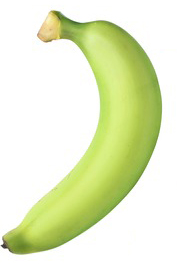
#> input picture 2.2/vision/wacharin/Image for Testing/green.jpg, 177 x 266 px
$ python gray2binary.py
#> lines starting #> are read from the running program, lines starting #| are printed output that depends on the picture; after the words box and inside, x2 and y2 are one past the last pixel; in counts of white or black regions, pixels touching at a corner belong together
import numpy as np
import cv2
from matplotlib import pyplot as plt

print("My ID is:4010323")
img = cv2.imread("Image for Testing/green.jpg")
#> img is the input picture: shape (266, 177, 3); mean B, G, R 199.7, 237.6, 229.3
color = ('b','g','r')

imSize = img.shape
#> imSize = (266, 177, 3)
width = imSize[0]
#> width = 266
high = imSize[1]
#> high = 177
imGray = np.uint8(np.zeros((width, high)))

# Convert to grayscale
for i in range(width):
    for j in range(high):
        imGray[i, j] = np.uint8((float(img[i, j, 0]) + float(img[i, j, 1]) + float(img[i, j, 2])) / 3.0)
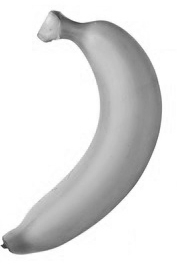
#> imGray: shape (266, 177); min 47, max 255, mean 222

print(imGray)
#> (printed output is left out)

# Convert to binary
imBin = np.uint8(np.zeros((width, high)))
for i in range(width):
    for j in range(high):
        if imGray[i, j] > 200:
            imBin[i, j] = 255
        else:
            imBin[i, j] = 0
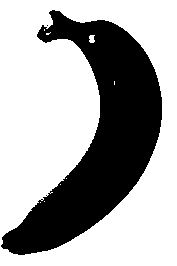
#> imBin: shape (266, 177); 65.9% white; 2 black regions (1 under 20 px), largest, box (x1, y1, x2, y2) and area: (1, 10, 162, 255) 16068

cv2.imshow('Gray', imGray)
cv2.imshow('Binary', imBin)
cv2.waitKey(0)
cv2.destroyAllWindows()

$ run again, with 2.2/vision/wacharin/Image for Testing/banana.jpg copied over 2.2/vision/wacharin/Image for Testing/green.jpg
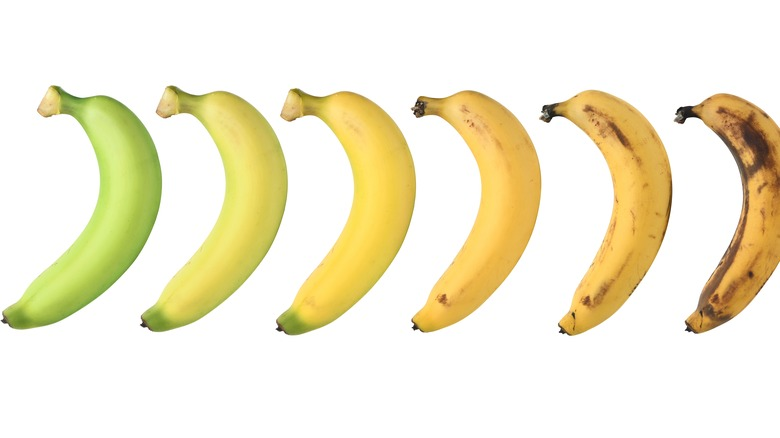
#> input picture 2.2/vision/wacharin/Image for Testing/banana.jpg, 780 x 438 px
#> img is the input picture: shape (438, 780, 3); mean B, G, R 209.8, 236.7, 243.2
#> after the loop `for i in range(width):`:
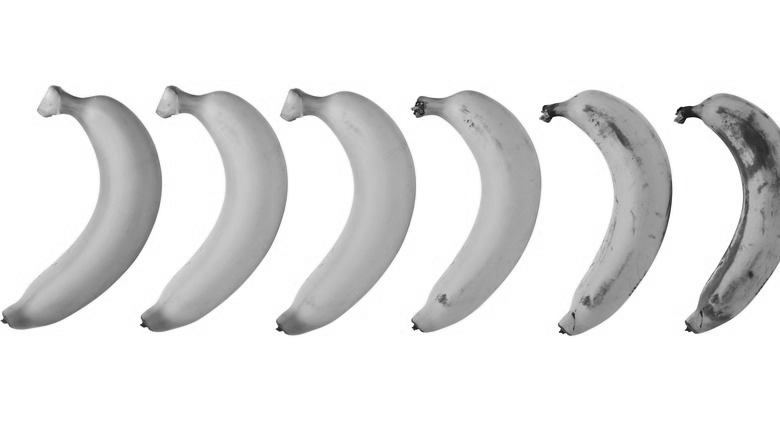
#> imGray: shape (438, 780); min 12, max 255, mean 229.8
#> (printed output is left out)
#> after the loop `for i in range(width):`:
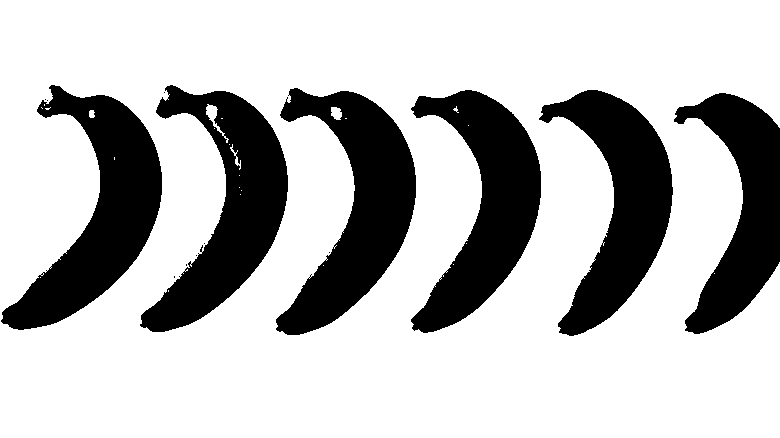
#> imBin: shape (438, 780); 73.8% white; 14 black regions (8 under 20 px), largest, box (x1, y1, x2, y2) and area: (1, 85, 162, 330) 16062, (276, 88, 416, 335) 15969, (140, 85, 288, 332) 15568, (411, 90, 541, 333) 14993, (539, 90, 673, 336) 14652, (674, 93, 780, 334) 12168

$ run again, with 2.2/vision/wacharin/Image for Testing/letter_A.jpg copied over 2.2/vision/wacharin/Image for Testing/green.jpg
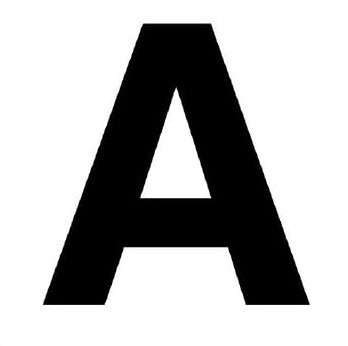
#> input picture 2.2/vision/wacharin/Image for Testing/letter_A.jpg, 348 x 346 px
#> img is the input picture: shape (346, 348, 3); min 0, max 255, mean 178.6
#> (printed output is left out)
#> after the loop `for i in range(width):`:
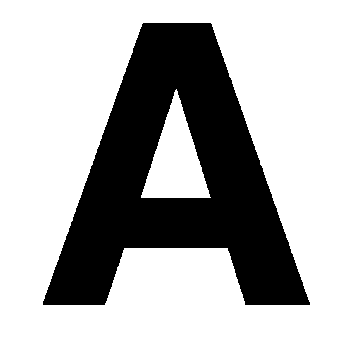
#> imBin: shape (346, 348); 69.6% white; 1 black region, box (x1, y1, x2, y2) and area: (43, 23, 310, 305) 36583
